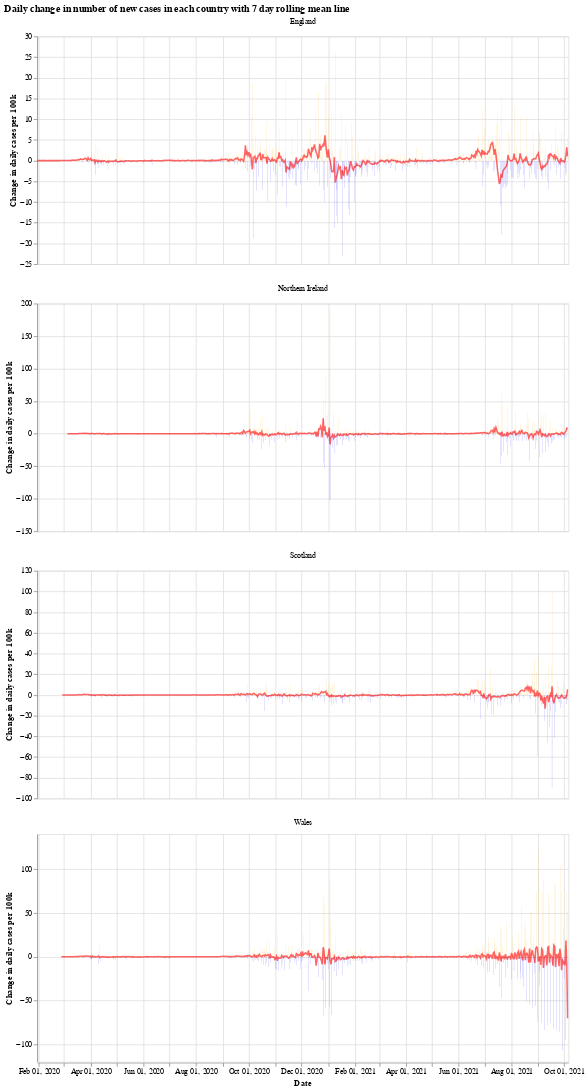

Source (notebook cell):
### Markdown cell above
We will use the Python library `Altair` for visualising the data, see the [altair docs](https://altair-viz.github.io/) for more information.

First we have a graph which shows the daily change in the number of new cases for each country. This number jumps up and down all over the place, which is likely due to delay in reporting of new cases over the weekend. Another interesting thing is that it looks like the daily cases in Wales experienced a much shorter period of calm over the summer (calm in the sense of daily cases not jumping up and down).

The orange bars are days when the number of new cases (per 100k population) was more than the previous day, while the blue are days when the number of new cases dropped. The red line is the 7 day moving average. 

When the moving average line is below 0, it means that there is a consistent drop in new cases. We can see this clearly happening around the times that lockdowns were introduced (though, to varying degrees). I will update the graphs soon with a marker of when each lockdown started.

### Code cell
# collapse
import altair as alt

bars = alt.Chart(uk_cases).mark_bar().encode(
    x=alt.X("yearmonthdate(date):T", axis=alt.Axis(title='Date')),
    y=alt.Y("casesChangeRate:Q", axis=alt.Axis(title='Change in daily cases per 100k')),
    tooltip='casesChange',
    color=alt.condition(
        alt.datum.casesChangeRate > 0,
        alt.value("orange"),  # The positive color
        alt.value("blue")  # The negative color
    )
).properties(title='Daily change in number of new cases with 7 day rolling mean',width=700).interactive()

line = alt.Chart(uk_cases).mark_line(
    color='red',
    size=2,
    opacity=0.6
).transform_window(
    rolling_mean='mean(casesChangeRate)',
    frame=[0, 7],
    groupby=['areaName']
).encode(
    x='yearmonthdate(date):T',
    y='rolling_mean:Q'
)

alt.layer(bars, line, data=uk_cases).facet(alt.Column(
    'areaName', title=''), columns=1).resolve_scale(y='independent').properties(title='Daily change in number of new cases in each country with 7 day rolling mean line')

### Figure 1 — Vega-Lite specification as saved in the notebook (floating-point values rounded to 4 significant figures; data arrays with more than 128 entries replaced by an {"elided": "..."} marker saying what was removed)
{"config": {"view": {"continuousWidth": 400, "continuousHeight": 300}}, "data": {"name": "data-ff420c95eb28dc67664d6bed536ed6e0"}, "facet": {"type": "nominal", "field": "areaName", "title": ""}, "spec": {"layer": [{"mark": "bar", "encoding": {"color": {"condition": {"value": "orange", "test": "(datum.casesChangeRate > 0)"}, "value": "blue"}, "tooltip": {"type": "quantitative", "field": "casesChange"}, "x": {"type": "temporal", "axis": {"title": "Date"}, "field": "date", "timeUnit": "yearmonthdate"}, "y": {"type": "quantitative", "axis": {"title": "Change in daily cases per 100k"}, "field": "casesChangeRate"}}, "selection": {"selector001": {"type": "interval", "bind": "scales", "encodings": ["x", "y"]}}, "title": "Daily change in number of new cases with 7 day rolling mean", "width": 700}, {"mark": {"type": "line", "color": "red", "opacity": 0.6, "size": 2}, "encoding": {"x": {"type": "temporal", "field": "date", "timeUnit": "yearmonthdate"}, "y": {"type": "quantitative", "field": "rolling_mean"}}, "transform": [{"window": [{"op": "mean", "field": "casesChangeRate", "as": "rolling_mean"}], "frame": [0, 7], "groupby": ["areaName"]}]}]}, "columns": 1, "resolve": {"scale": {"y": "independent"}}, "title": "Daily change in number of new cases in each country with 7 day rolling mean line", "$schema": "https://vega.github.io/schema/vega-lite/v4.8.1.json", "datasets": {"data-ff420c95eb28dc67664d6bed536ed6e0": {"elided": "2368 records"}}}
